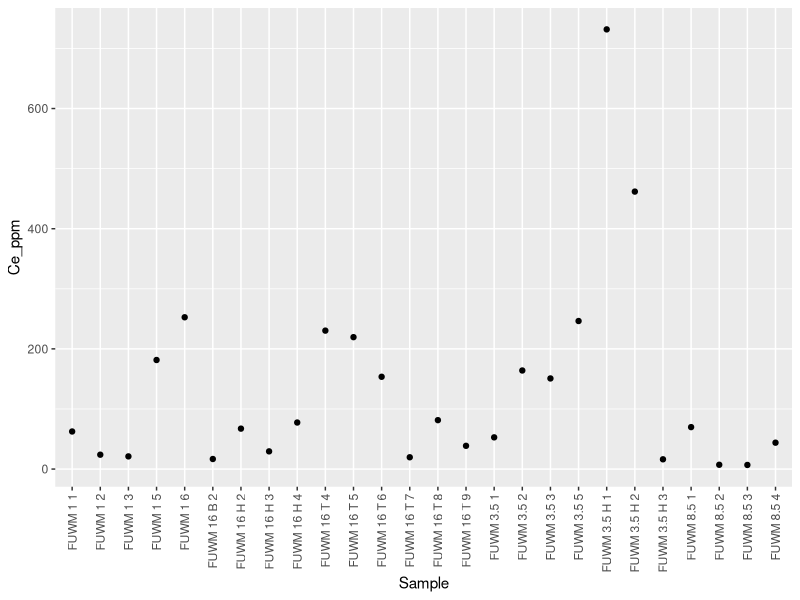
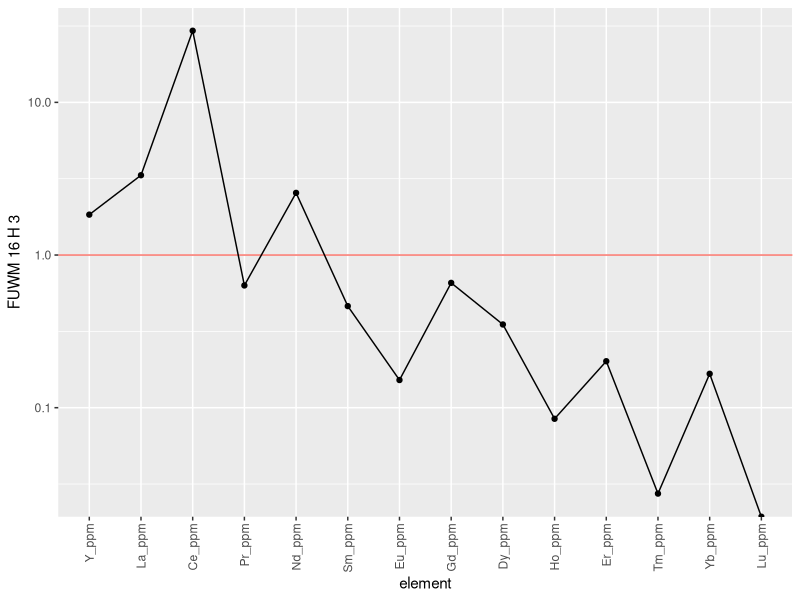
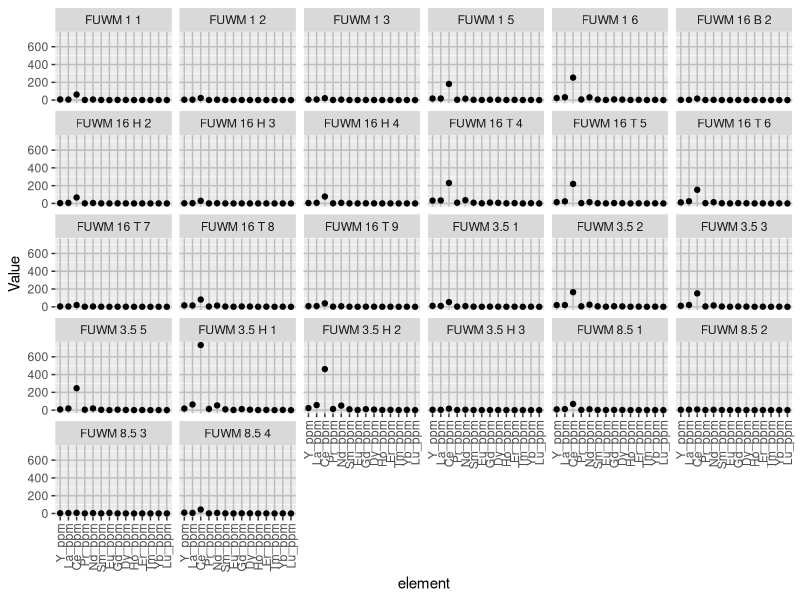
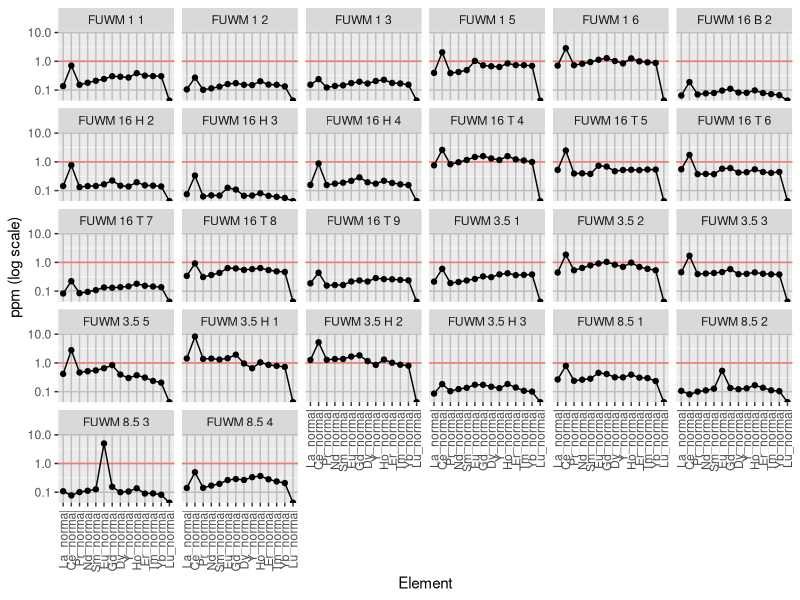
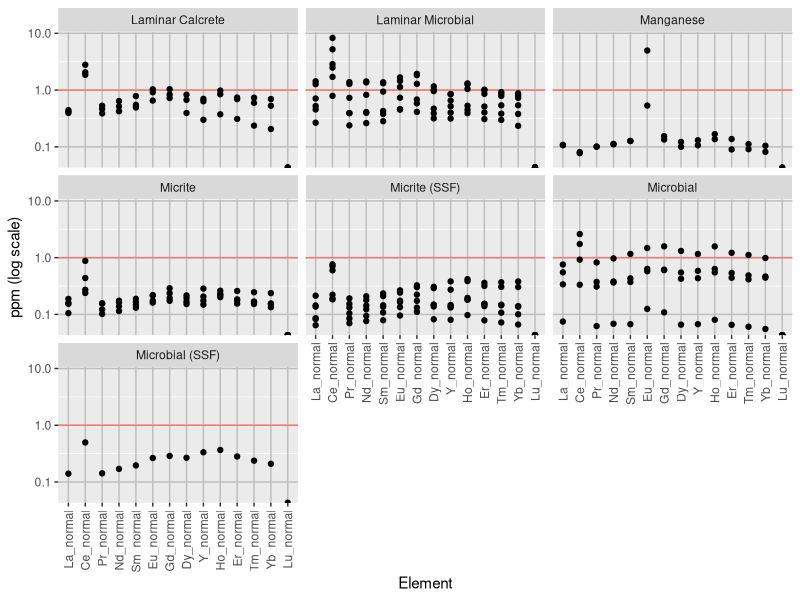
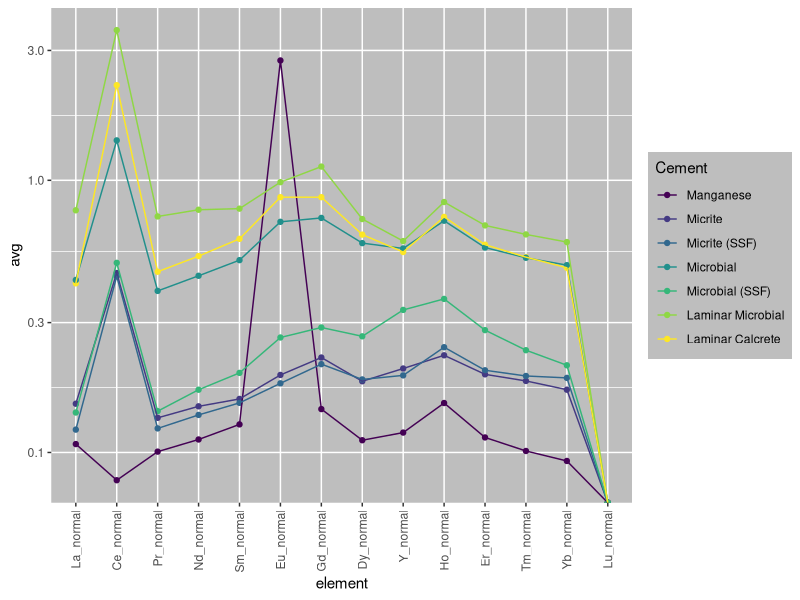

These charts were generated, in order, by the following R code:
## ---- chunk 1
knitr::opts_chunk$set(echo = TRUE)
library(tidyverse)
library("readxl")

all_data <- read_excel("ree_data_r.xlsx", 1)
cement_data <- read_excel("ree_data_r.xlsx", 2)
## ---- chunk 2
ree_data <- all_data %>%
  select("Sample", "Y_ppm", "La_ppm", "Ce_ppm", "Pr_ppm", "Nd_ppm", "Sm_ppm", "Eu_ppm",  "Gd_ppm","Dy_ppm", "Ho_ppm", "Er_ppm", "Tm_ppm", "Yb_ppm", "Lu_ppm") #filter out non REY elements\
ree_data <- data.frame(t(ree_data[-1])) #transpose and remove first row containing sample names
colnames(ree_data) <- all_data$Sample #rename column names with sample names
ree_data <- tibble::rownames_to_column(ree_data, "element") %>%
  mutate(element = fct_inorder(element)) #order elements
## ---- chunk 3
ree_data2 <- ree_data %>%
  pivot_longer(-element, names_to = "Sample", values_to = "Value") #pivot data to have each element value as observation
## ---- chunk 4
attach(all_data)
normalize <- all_data %>%
  select("Sample", "La_ppm", "Ce_ppm", "Pr_ppm", "Nd_ppm", "Sm_ppm", "Eu_ppm",  "Gd_ppm","Dy_ppm", "Y_ppm",  "Ho_ppm", "Er_ppm", "Tm_ppm", "Yb_ppm", "Lu_ppm") %>% #filter out non REY elements
  mutate(Y_normal = Y_ppm/27.31, La_normal = La_ppm/44.56, Ce_normal = Ce_ppm/88.25, Pr_normal = Pr_ppm/10.15, Nd_normal = Nd_ppm/37.32, Sm_normal = Sm_ppm/6.884, Eu_normal = Eu_ppm/1.215, Gd_normal = Gd_ppm/6.043, Dy_normal = Dy_ppm/5.325, Ho_normal = Ho_ppm/1.052, Er_normal = Er_ppm/3.075, Tm_normal = Tm_ppm/0.4510, Yb_normal = Yb_ppm/3.012, Lu_normal = Lu_ppm/0.4386) %>% #normalize values using PAAS data from Pourmand et al. 2012
    select("Sample", "La_normal", "Ce_normal", "Pr_normal", "Nd_normal", "Sm_normal", "Eu_normal",  "Gd_normal","Dy_normal", "Y_normal", "Ho_normal", "Er_normal", "Tm_normal", "Yb_normal", "Lu_normal") #filter out non normalized values
normal <- data.frame(t(normalize[-1])) #transpose and remove first row containing sample names
colnames(normal) <- all_data$Sample #rename column names with sample names
normal <- tibble::rownames_to_column(normal, "element") %>%
  mutate(element = fct_inorder(element)) %>% #order elements
  pivot_longer(-element, names_to = "Sample", values_to = "Value") %>% #pivot data to have each element value as observation
  left_join(cement_data, by = c("Sample" = "Sample")) #attach cement to each observation
## ---- chunk 5
anomaly <- normalize %>%
  mutate(
    Ce_anomaly = Ce_normal/(Pr_normal^2/Nd_normal),
    Y_Ho_ratio = Y_normal/Ho_normal,
    Eu_anomaly = (2*Eu_normal)/(Sm_normal + Gd_normal),
    BSI = (2*(Sm_normal + Gd_normal + Dy_normal)/3)/((La_normal +Pr_normal + Nd_normal)/3+(Ho_normal + Er_normal +Tm_normal +Yb_normal +Lu_normal)/5))
## ---- chunk 6
element_plot <- ggplot(all_data, aes(x = Sample, y = Ce_ppm)) + #change y to element of choice
  geom_point() +
  scale_x_discrete(guide = guide_axis(angle = 90))
element_plot
## ---- chunk 7
ree_plot <- ggplot(ree_data, aes(x = element, y = `FUWM 16 H 3`, group = 1)) + #change y to sample of choice
  geom_hline(aes(yintercept = 1, color = "red"), show.legend = FALSE) +
  geom_line() +
  geom_point() +
  scale_y_log10() +
  scale_x_discrete(guide = guide_axis(angle = 90))
ree_plot
## ---- chunk 8
ree_plot2 <- ggplot(ree_data2, aes(x = element, y = Value)) + #non normalized spider plots all samples
  geom_point() +
  scale_x_discrete(guide = guide_axis(angle = 90)) +
  theme(
    panel.grid.major = element_line(
      color = "gray"
    )
    ) +
  facet_wrap(vars(Sample)) 
ree_plot2
## ---- chunk 9
normal_plot <- ggplot(normal, aes(x = element, y = Value, group = 1)) + #normalized spider plots all samples
  geom_hline(aes(yintercept = 1, color = "red"), show.legend = FALSE) +
  geom_line() +
  geom_point() +
  scale_x_discrete(guide = guide_axis(angle = 90)) +
  scale_y_log10() +
  theme(panel.grid.major = element_line(color = "gray")) +
  ylab("ppm (log scale)") +
  xlab("Element") +
  facet_wrap(vars(Sample)) 
normal_plot
## ---- chunk 10
normal_plot <- ggplot(normal, aes(x = element, y = Value, group = 1)) + #normalized spider plots all cements
  geom_hline(aes(yintercept = 1, color = "red"), show.legend = FALSE) +
  geom_point() +
  scale_x_discrete(guide = guide_axis(angle = 90)) +
  scale_y_log10() +
  theme(panel.grid.major = element_line(color = "gray")) +
  ylab("ppm (log scale)") +
  xlab("Element") +
  facet_wrap(vars(Cement)) 
normal_plot
## ---- chunk 11
cement_avg <- normal %>%
  group_by(Cement, element) %>%
  summarise(
    n = n(),
    avg = mean(Value)
  )
cement_avg$Cement <- factor(cement_avg$Cement, levels = c("Spar", "Microspar", "Manganese", "Micrite", "Micrite (SSF)", "Micrite (spicule)", "Microbial", "Microbial (SSF)", "Laminar Microbial", "Laminar Microbial (Strom)", "Laminar Microbial (sponge)", "Laminar Calcrete"))

cement_aio <- ggplot(cement_avg, aes(x = element, y = avg, color = Cement)) + #attempt at making a single spider plot with all samples
  geom_point() +
  geom_line(aes(group = Cement)) +
  scale_x_discrete(guide = guide_axis(angle = 90)) +
  scale_y_log10() +
  scale_color_viridis_d() +
  theme(
    panel.grid.major = element_line(color = "white",),
    panel.background = element_rect(fill = "gray"),
    legend.background = element_rect(fill = "gray")
    )
cement_aio
